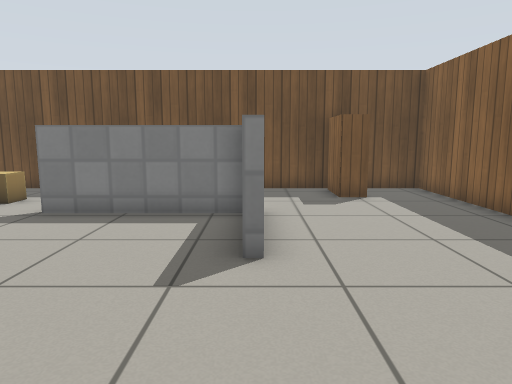
View 1 (above)

14 first-person views from a walk through a robot-simulator world made for Gazebo. The camera is 0.83 m above the floor, tilts 8° down and sees 70° across. The lines on the ground mark 1 m squares. The floor is counted in squares, 0.5 m on a side. Each view is taken from the middle of a square. On the plan, view 1 faces up. The plan holds only what a view shows up to about 17 squares ahead; the rest is blank. Simple patterns stand in for the simulator's built-in surfaces.

View 2
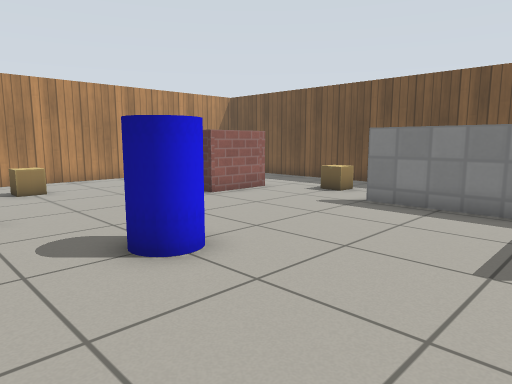

View 3
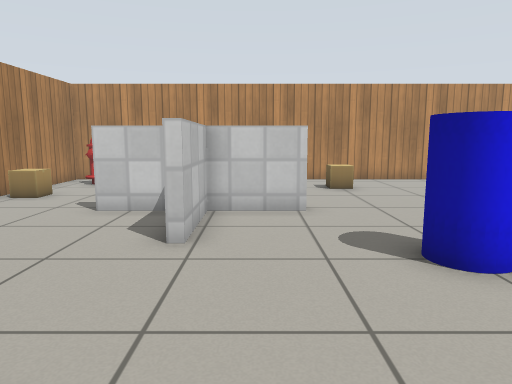

View 4
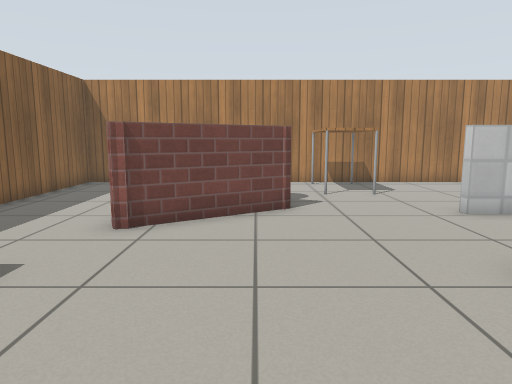

View 5
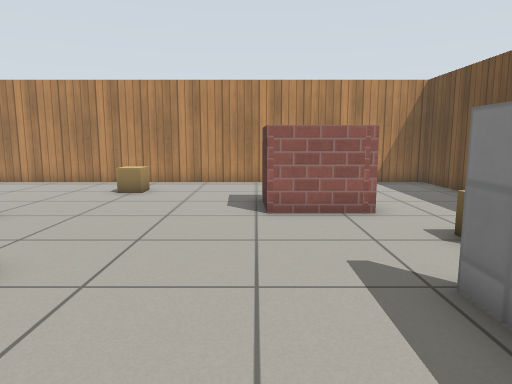

View 6
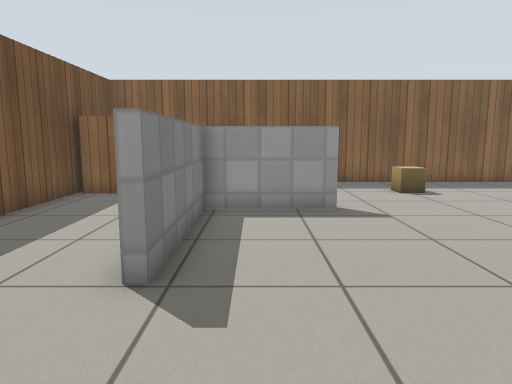

View 7
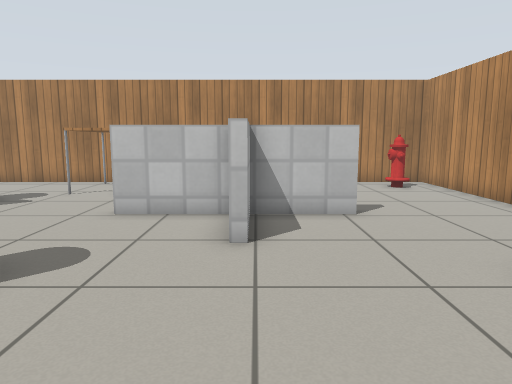

View 8
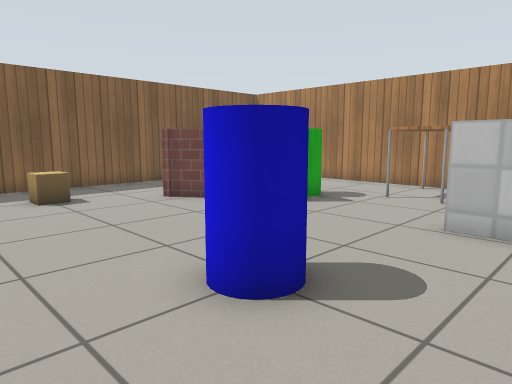

View 9
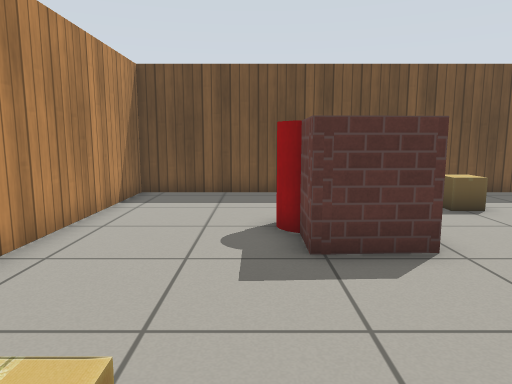

View 10
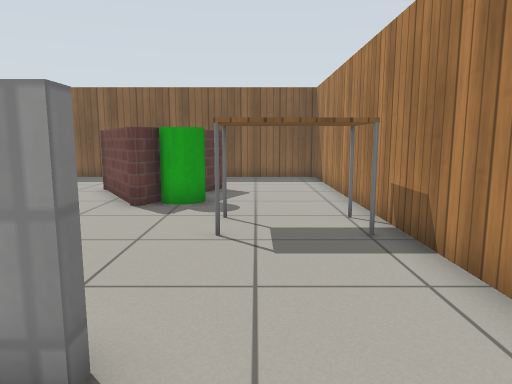

View 11
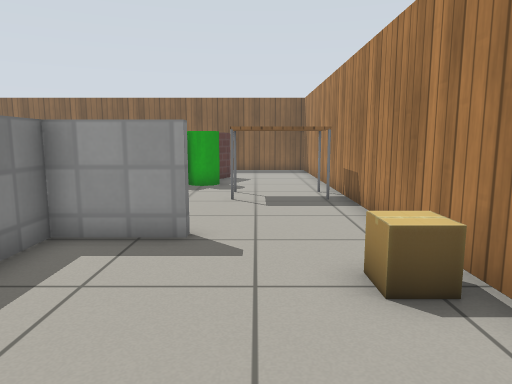

View 12
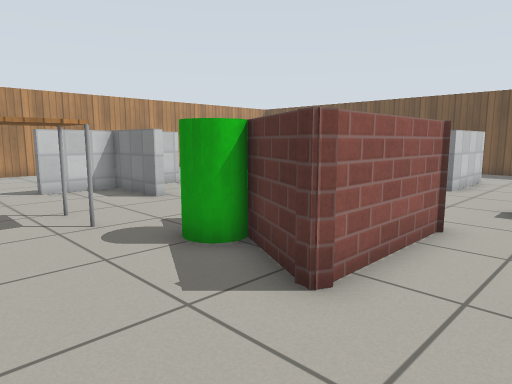

View 13
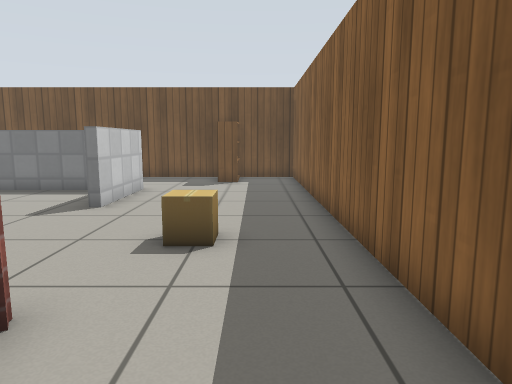

View 14
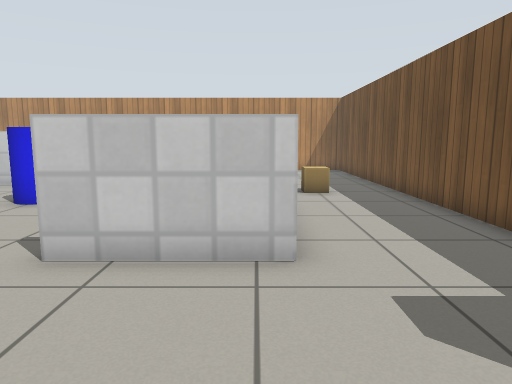

### Floor plan
Ten units are one square. View 1 is at (0, 0); x grows to the right and y downward. Boxes are objects, and circles mark ways between rooms. Rooms are numbered by the first view taken in them; rooms with no view inside come last. Other rooms are left out.
<svg viewBox="-162 -132 224 224">
<path fill="none" stroke="#000" d="M-2 -50 -2 -83 -50 -83M-86 -2 -86 25 -86 49M-57 25 -86 25M-89 15 -89 1M1 -86 1 -50M-10 35 -18 30 -18 28 17 7 17 49M-93 -89 -93 -63 -112 -62 -112 -75M-114 22 -89 22 -57 22M19 45 17 48 -4 37M-85 87 57 87 57 -127 -157 -127 -157 15M-89 49 -89 22M-86 25 -101 25M-157 15 -157 87 -85 87"/>
<rect x="-135" y="-25" width="10" height="10" fill="#bbb"><title>cardboard box</title></rect>
<rect x="-115" y="-85" width="10" height="10" fill="#bbb"><title>red cylinder</title></rect>
<rect x="-75" y="-105" width="10" height="10" fill="#bbb"><title>cardboard box</title></rect>
<rect x="-55" y="-25" width="10" height="10" fill="#bbb"><title>blue cylinder</title></rect>
<rect x="-45" y="55" width="20" height="30" fill="#bbb"><title>table</title></rect>
<rect x="-15" y="35" width="10" height="10" fill="#bbb"><title>green cylinder</title></rect>
<rect x="25" y="-25" width="10" height="10" fill="#bbb"><title>cardboard box</title></rect>
<rect x="25" y="-125" width="10" height="20" fill="#bbb"><title>bookshelf</title></rect>
<rect x="-145" y="65" width="10" height="10" fill="#bbb"><title>fire hydrant</title></rect>
<rect x="-115" y="75" width="10" height="10" fill="#bbb"><title>cardboard box</title></rect>
<circle cx="-135" cy="20" r="3" fill="#2a7"/>
<circle cx="-90" cy="65" r="3" fill="#2a7"/>
<text x="-40" y="-30">1</text>
<text x="-120" y="50">2</text>
</svg>
Room 1 opens to room 2.

Where each view was taken, in squares from view 1:
view 1: 0 up, 0 right, facing up
view 2: 1 down, 0 right, facing up-left
view 3: 1 down, 0 right, facing left
view 4: 6 up, 1 left, facing down
view 5: 6 up, 1 left, facing left
view 6: 7 up, 9 left, facing right
view 7: 6 up, 9 left, facing down
view 8: 5 up, 8 left, facing down-right
view 9: 1 up, 12 left, facing up
view 10: 6 down, 11 left, facing right
view 11: 6 down, 15 left, facing right
view 12: 8 down, 4 right, facing up-left
view 13: 4 down, 4 right, facing up
view 14: 8 up, 5 right, facing left
